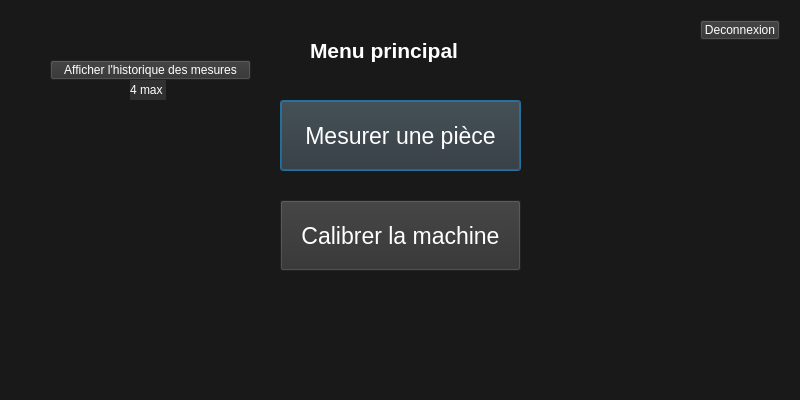
<?xml version="1.0" encoding="UTF-8"?>
<ui version="4.0">
 <class>menupage</class>
 <widget class="QDialog" name="menupage">
  <property name="geometry">
   <rect>
    <x>0</x>
    <y>0</y>
    <width>800</width>
    <height>400</height>
   </rect>
  </property>
  <property name="windowTitle">
   <string>Dialog</string>
  </property>
  <property name="styleSheet">
   <string notr="true">background-color:rgb(25, 25, 25)</string>
  </property>
  <widget class="QPushButton" name="butMesurer">
   <property name="geometry">
    <rect>
     <x>280</x>
     <y>100</y>
     <width>241</width>
     <height>71</height>
    </rect>
   </property>
   <property name="font">
    <font>
     <pointsize>17</pointsize>
    </font>
   </property>
   <property name="styleSheet">
    <string notr="true">color : white;
background-color:rgb(48, 48, 48)</string>
   </property>
   <property name="text">
    <string>Mesurer une pièce</string>
   </property>
  </widget>
  <widget class="QPushButton" name="butCalibrer">
   <property name="geometry">
    <rect>
     <x>280</x>
     <y>200</y>
     <width>241</width>
     <height>71</height>
    </rect>
   </property>
   <property name="font">
    <font>
     <pointsize>17</pointsize>
    </font>
   </property>
   <property name="styleSheet">
    <string notr="true">color : white;
background-color:rgb(48, 48, 48)</string>
   </property>
   <property name="text">
    <string>Calibrer la machine</string>
   </property>
  </widget>
  <widget class="QLabel" name="labTitre">
   <property name="geometry">
    <rect>
     <x>310</x>
     <y>10</y>
     <width>181</width>
     <height>81</height>
    </rect>
   </property>
   <property name="font">
    <font>
     <pointsize>16</pointsize>
     <weight>75</weight>
     <bold>true</bold>
    </font>
   </property>
   <property name="styleSheet">
    <string notr="true">color: white;</string>
   </property>
   <property name="text">
    <string>Menu principal</string>
   </property>
  </widget>
  <widget class="QLabel" name="labLogo">
   <property name="geometry">
    <rect>
     <x>10</x>
     <y>10</y>
     <width>51</width>
     <height>61</height>
    </rect>
   </property>
   <property name="text">
    <string/>
   </property>
  </widget>
  <widget class="QPushButton" name="butDeco">
   <property name="geometry">
    <rect>
     <x>700</x>
     <y>20</y>
     <width>80</width>
     <height>20</height>
    </rect>
   </property>
   <property name="styleSheet">
    <string notr="true">color : white;
background-color:rgb(48, 48, 48)</string>
   </property>
   <property name="text">
    <string>Deconnexion</string>
   </property>
  </widget>
  <widget class="QLabel" name="labHisto">
   <property name="geometry">
    <rect>
     <x>50</x>
     <y>120</y>
     <width>201</width>
     <height>265</height>
    </rect>
   </property>
   <property name="styleSheet">
    <string notr="true">color: white;</string>
   </property>
   <property name="text">
    <string/>
   </property>
  </widget>
  <widget class="QPushButton" name="butHisto">
   <property name="geometry">
    <rect>
     <x>50</x>
     <y>60</y>
     <width>201</width>
     <height>20</height>
    </rect>
   </property>
   <property name="styleSheet">
    <string notr="true">   color : white;
background-color:rgb(48, 48, 48)</string>
   </property>
   <property name="text">
    <string>Afficher l'historique des mesures</string>
   </property>
  </widget>
  <widget class="QLabel" name="label">
   <property name="geometry">
    <rect>
     <x>130</x>
     <y>80</y>
     <width>36</width>
     <height>20</height>
    </rect>
   </property>
   <property name="styleSheet">
    <string notr="true">color: white;
background-color:rgb(48, 48, 48)</string>
   </property>
   <property name="text">
    <string>4 max</string>
   </property>
  </widget>
 </widget>
 <resources/>
 <connections/>
</ui>
